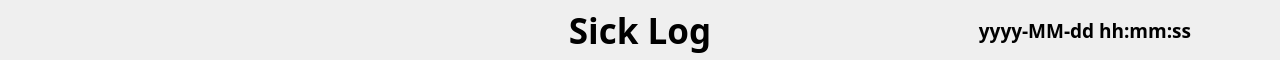
  <widget class="QWidget" name="Header" native="true">
   <property name="geometry">
    <rect>
     <x>0</x>
     <y>0</y>
     <width>1280</width>
     <height>60</height>
    </rect>
   </property>
   <widget class="QLabel" name="logo">
    <property name="geometry">
     <rect>
      <x>0</x>
      <y>15</y>
      <width>155</width>
      <height>33</height>
     </rect>
    </property>
    <property name="font">
     <font>
      <pointsize>24</pointsize>
      <weight>75</weight>
      <bold>true</bold>
     </font>
    </property>
    <property name="text">
     <string/>
    </property>
    <property name="alignment">
     <set>Qt::AlignCenter</set>
    </property>
   </widget>
   <widget class="QLabel" name="current_time">
    <property name="geometry">
     <rect>
      <x>930</x>
      <y>0</y>
      <width>310</width>
      <height>60</height>
     </rect>
    </property>
    <property name="font">
     <font>
      <family>思源黑体</family>
      <pointsize>14</pointsize>
      <weight>75</weight>
      <bold>true</bold>
     </font>
    </property>
    <property name="text">
     <string>yyyy-MM-dd hh:mm:ss</string>
    </property>
    <property name="alignment">
     <set>Qt::AlignCenter</set>
    </property>
   </widget>
   <widget class="QLabel" name="title">
    <property name="geometry">
     <rect>
      <x>550</x>
      <y>0</y>
      <width>180</width>
      <height>60</height>
     </rect>
    </property>
    <property name="font">
     <font>
      <family>思源黑体</family>
      <pointsize>26</pointsize>
      <weight>75</weight>
      <bold>true</bold>
     </font>
    </property>
    <property name="text">
     <string>Sick Log</string>
    </property>
    <property name="textFormat">
     <enum>Qt::PlainText</enum>
    </property>
    <property name="alignment">
     <set>Qt::AlignCenter</set>
    </property>
   </widget>
  </widget>
